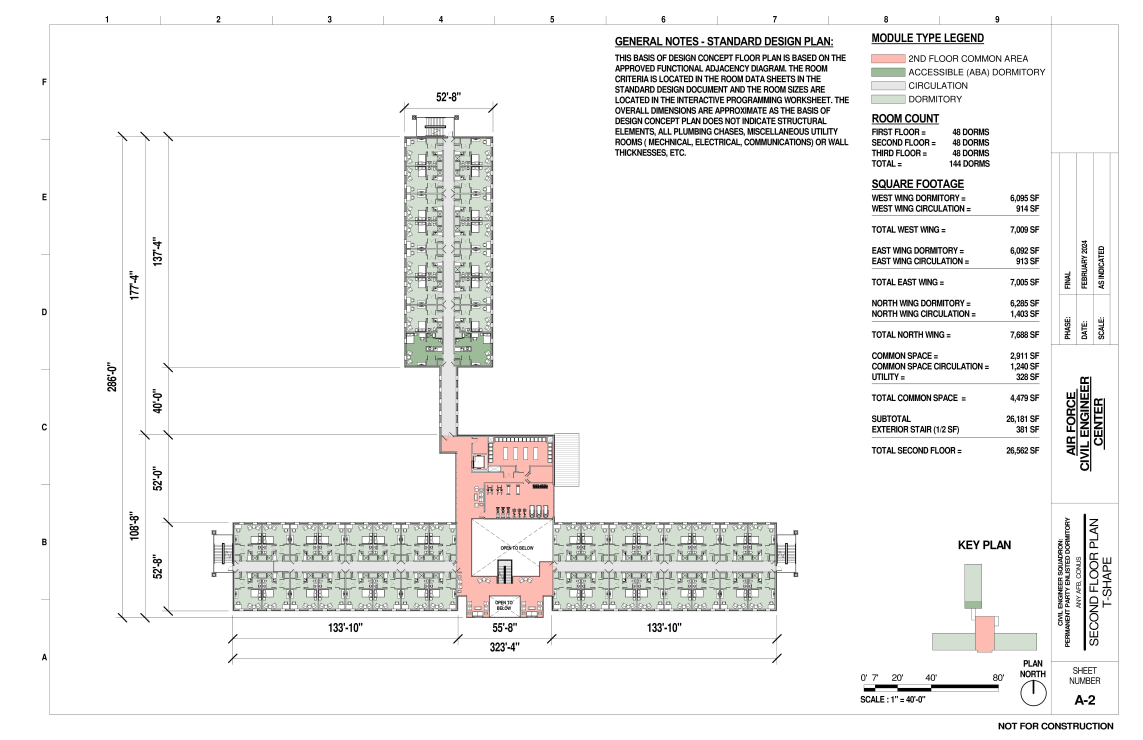
#> input picture eval/sheets/us_daf_dorm_sd_drawings_april_2026_p003.jpg, 8000 x 5176 px (shown at 1/7 size)
$ python -i scan_plan.py   (imports and definitions only)
#> lines starting #> are read from the running program, lines starting #| are printed output that depends on the picture; after the words box and inside, x2 and y2 are one past the last pixel; in counts of white or black regions, pixels touching at a corner belong together
"""W3: walls and rooms from a scanned / raster floor plan (no model, OpenCV only).

walls: thick dark strokes (cut walls) kept by a morphological opening that removes text, hatching, furniture and thin
       lines; split into horizontal / vertical runs -> centre line + thickness; anything else -> footprint polygon.
rooms: free space between all drawn lines (walls, door leaves and swing arcs close the openings), as polygons;
       pieces touching the image border or too small are dropped.
Coordinates returned in pixels of the original image (x right, y down); the caller converts with a scale.
Deskew: the plan is rotated (search +-2 deg) so walls are axis-aligned; results are mapped back to the original image."""
import math

# [4 lines left out: function _load, not called in this run]

def deskew(im):
    import cv2, numpy as np
    H, W = im.shape
#> H = 5176; W = 8000
    b0 = (im < 120).astype(np.uint8)
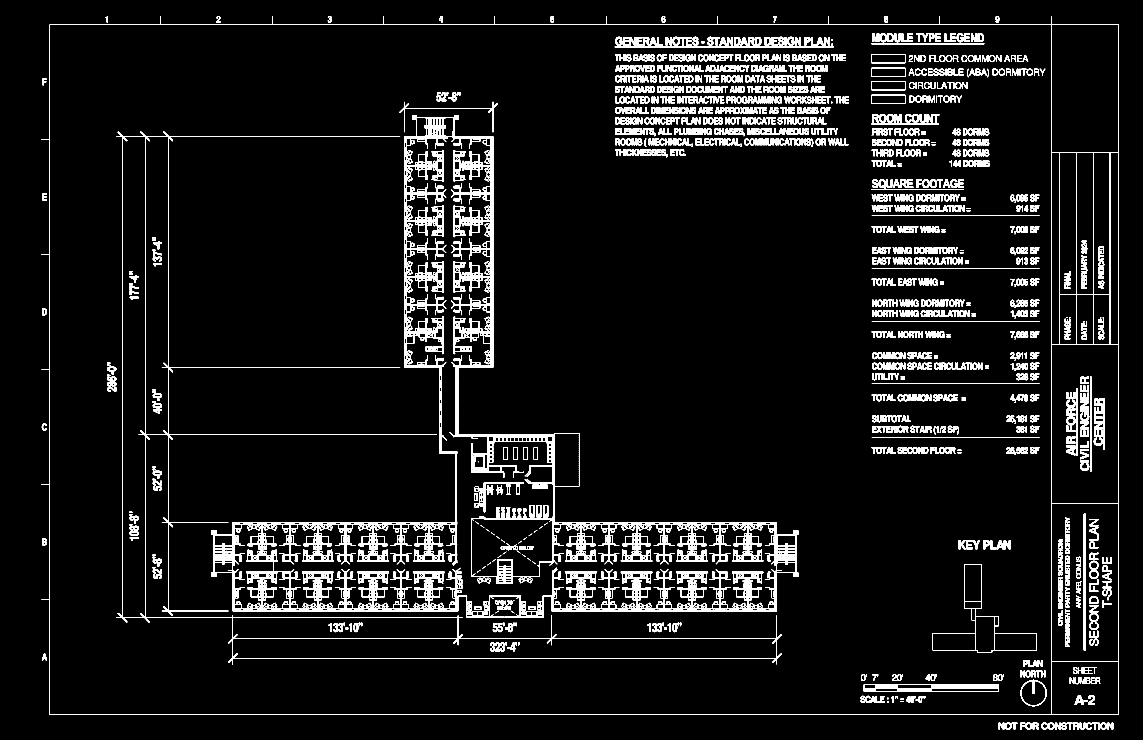
#> b0: shape (5176, 8000) (shown at 1/7 size); values 0 (black) and 1 (white), 4.3% white; 1786 white regions (159 under 20 px), largest, box (x1, y1, x2, y2) and area: (1481, 806, 5587, 4325) 461209, (813, 922, 5472, 4653) 54769, (288, 113, 7830, 5004) 54292
    small = cv2.resize(cv2.morphologyEx(b0, cv2.MORPH_OPEN, np.ones((5, 5), np.uint8)).astype(np.float32), None, fx=0.25, fy=0.25)
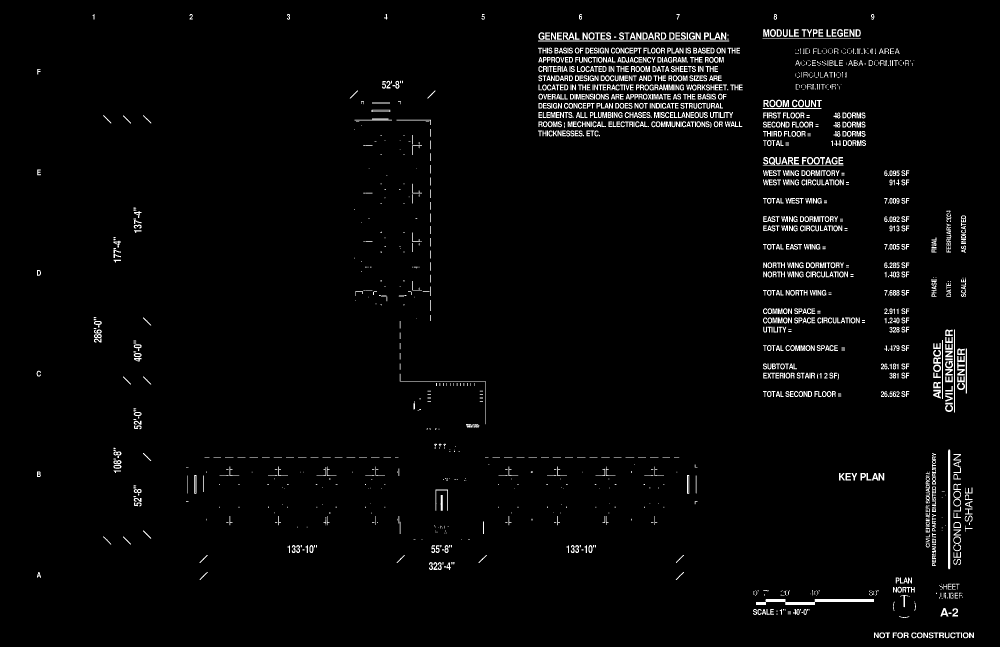
#> small: shape (1294, 2000) float32 (shown at 1/2 size); min 0, max 1, mean 0.0276
    h2, w2 = small.shape; best = (0, 0.0)
#> after `h2, w2 = small.shape`: h2 = 1294; w2 = 2000
    for a in np.arange(-2, 2.01, 0.05):
        R = cv2.warpAffine(small, cv2.getRotationMatrix2D((w2 / 2, h2 / 2), a, 1), (w2, h2))
        sc = R.sum(1).var() + R.sum(0).var()
        if sc > best[0]: best = (sc, float(a))
#> this loop made 81 passes
#> (sc, best) on passes 1 to 12: (4337.1, (4337.1, -2)), (4373.4, (4373.4, -1.95)), (4409.3, (4409.3, -1.9)), (4441.8, (4441.8, -1.85)), (4485.1, (4485.1, -1.8)), (4524.1, (4524.1, -1.75)), (4569.2, (4569.2, -1.7)), (4607.6, (4607.6, -1.65)), (4649.5, (4649.5, -1.6)), (4692.5, (4692.5, -1.55)), (4737.5, (4737.5, -1.5)), (4786.9, (4786.9, -1.45))
#> sc on passes 42 to 47: 6663.5, 6604.6, 6530.2, 6479, 6369, 6306.9
#> pass 1, in deskew, `R = cv2.warpAffine(small, cv2.getRotationMatrix2D((w2 / 2, h2 / 2), a,..`:
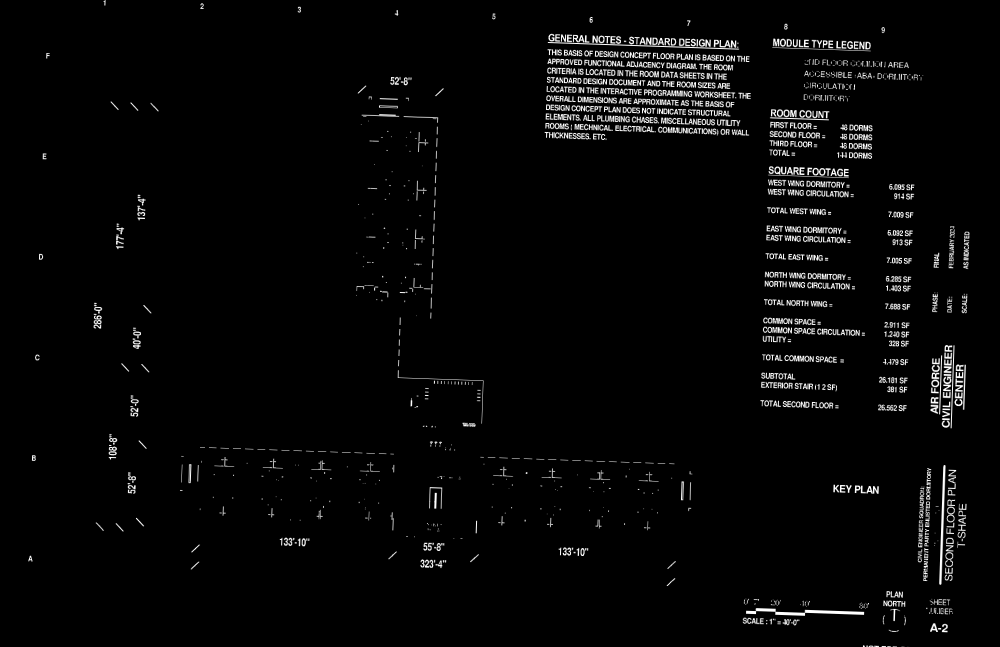
#> R: shape (1294, 2000) float32 (shown at 1/2 size); min 0, max 1, mean 0.0272
#> pass 3, in deskew, `R = cv2.warpAffine(small, cv2.getRotationMatrix2D((w2 / 2, h2 / 2), a,..`:
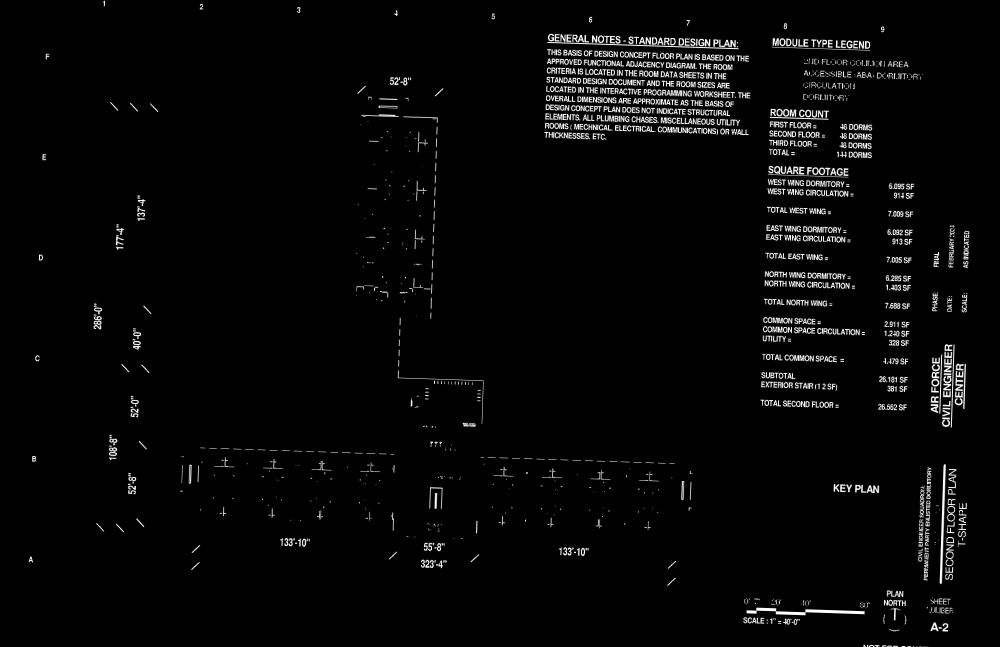
#> R: shape (1294, 2000) float32 (shown at 1/2 size); min 0, max 1, mean 0.0273
    M = cv2.getRotationMatrix2D((W / 2, H / 2), best[1], 1)
#> M = [[1, 3.1e-17, -8.02e-14], [-3.1e-17, 1, 1.24e-13]]
    return cv2.warpAffine(im, M, (W, H), borderValue=255), M, cv2.invertAffineTransform(M), best[1]

def _back(Mi, pts):
    return [[round(Mi[0][0] * x + Mi[0][1] * y + Mi[0][2], 1), round(Mi[1][0] * x + Mi[1][1] * y + Mi[1][2], 1)] for x, y in pts]

# [67 lines left out: functions analyse, scale_from_ratio, not called in this run]

>>> import cv2
>>> picture = cv2.imread('../eval/sheets/us_daf_dorm_sd_drawings_april_2026_p003.jpg', cv2.IMREAD_GRAYSCALE)
>>> result = deskew(picture)

$ run again, on eval/sheets/uk_dfe_sen-dfe-xx-00-d-x-0201-special_school_plan_level_00-a-c01_p001.pdf.p1.jpg
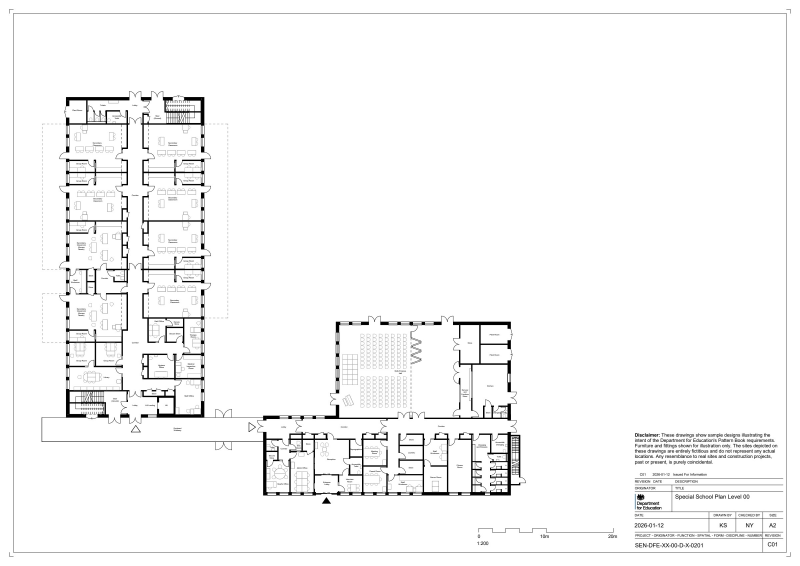
#> input picture eval/sheets/uk_dfe_sen-dfe-xx-00-d-x-0201-special_school_plan_level_00-a-c01_p001.pdf.p1.jpg, 2400 x 1698 px (shown at 1/3 size)
#> in deskew, `b0 = (im < 120).astype(np.uint8)`:
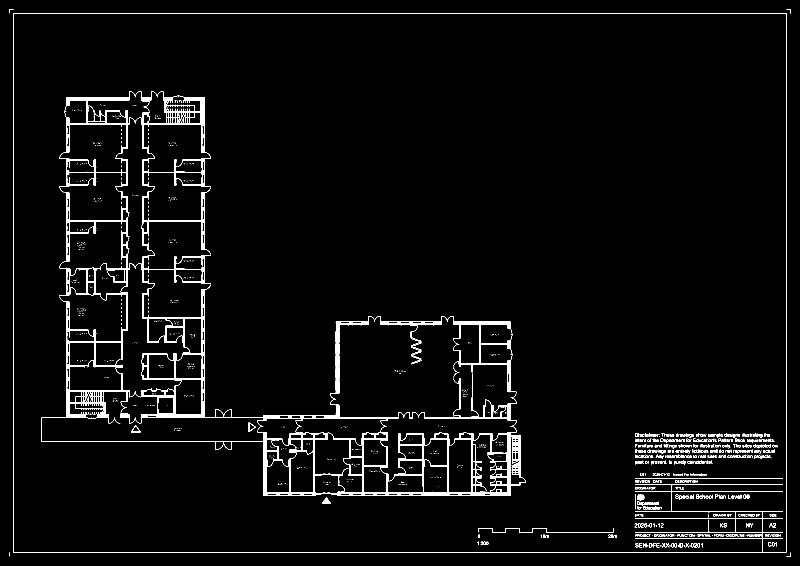
#> b0: shape (1698, 2400) (shown at 1/3 size); values 0 (black) and 1 (white), 2.8% white; 1638 white regions (1318 under 20 px), largest, box (x1, y1, x2, y2) and area: (125, 457, 1578, 1487) 61829, (178, 274, 613, 577) 13160, (40, 40, 2360, 1658) 10802
#> the loop in deskew, `for a in np.arange(-2, 2.01, 0.05):` made 81 passes
#> (sc, best) on passes 1 to 8: (114.8, (114.8, -2)), (116.7, (116.7, -1.95)), (118.7, (118.7, -1.9)), (120.5, (120.5, -1.85)), (122.5, (122.5, -1.8)), (124.8, (124.8, -1.75)), (126.9, (126.9, -1.7)), (128.9, (128.9, -1.65))
#> pass 1, in deskew, `R = cv2.warpAffine(small, cv2.getRotationMatrix2D((w2 / 2, h2 / 2), a,..`:
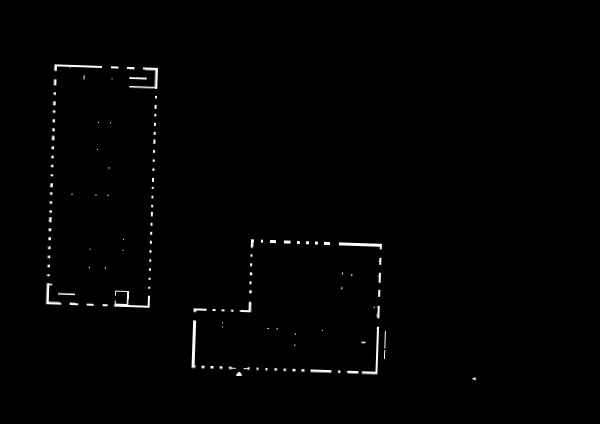
#> R: shape (424, 600) float32; min 0, max 1, mean 0.00734
#> M = [[1, 3.1e-17, -2.63e-14], [-3.1e-17, 1, 3.72e-14]]

$ run again, on eval/sheets/us_aw_078-24-33_p056.pdf.p1.jpg
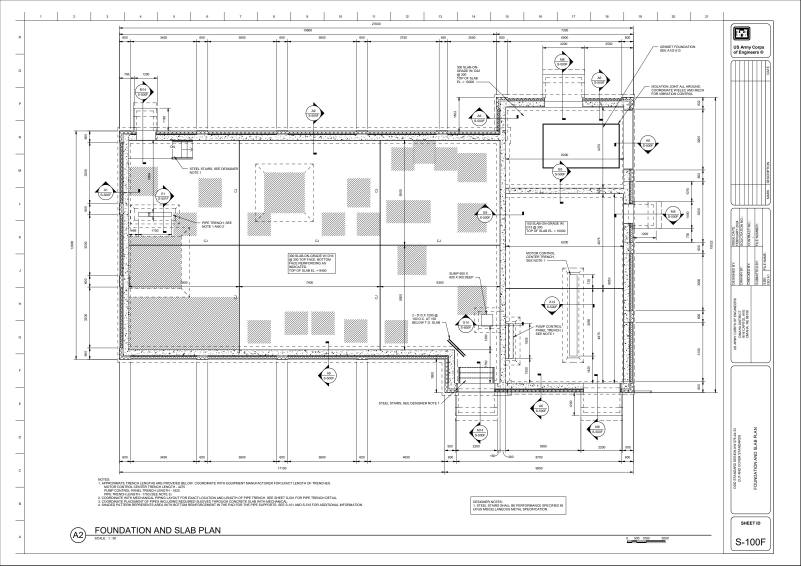
#> input picture eval/sheets/us_aw_078-24-33_p056.pdf.p1.jpg, 2401 x 1696 px (shown at 1/3 size)
#> picture is the input picture: shape (1696, 2401); min 0, max 255, mean 241
#> in deskew, `b0 = (im < 120).astype(np.uint8)`:
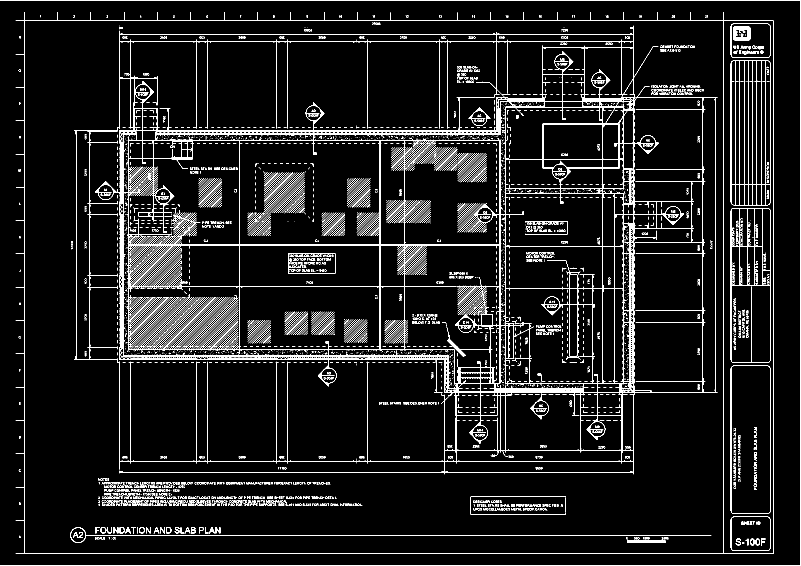
#> b0: shape (1696, 2401) (shown at 1/3 size); values 0 (black) and 1 (white), 5.3% white in thin lines or dots
#> in deskew, `small = cv2.resize(cv2.morphologyEx(b0, cv2.MORPH_OPEN, np.ones((5, 5)..`:
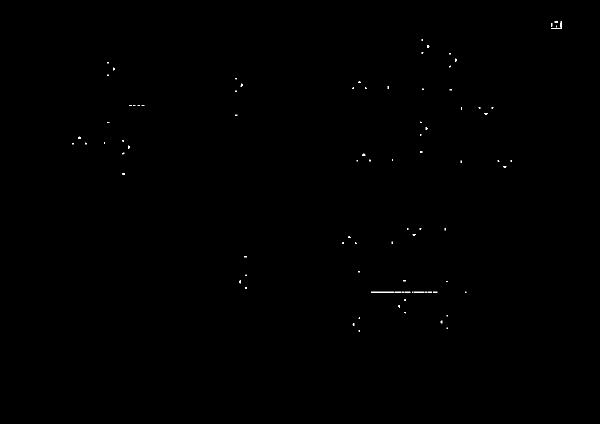
#> small: shape (424, 600) float32; min 0, max 1, mean 0.00159
#> the loop in deskew, `for a in np.arange(-2, 2.01, 0.05):` made 81 passes
#> (sc, best) on passes 1 to 8: (9.08, (9.08, -2)), (9.18, (9.18, -1.95)), (9.27, (9.27, -1.9)), (9.38, (9.38, -1.85)), (9.54, (9.54, -1.8)), (9.56, (9.56, -1.75)), (9.56, (9.56, -1.7)), (9.65, (9.65, -1.65))
#> M = [[1, 3.1e-17, -2.63e-14], [-3.1e-17, 1, 3.72e-14]]
